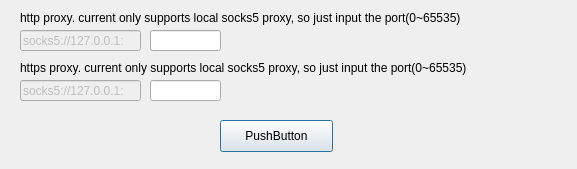
<?xml version="1.0" encoding="UTF-8"?>
<ui version="4.0">
 <class>Dialog</class>
 <widget class="QDialog" name="Dialog">
  <property name="geometry">
   <rect>
    <x>0</x>
    <y>0</y>
    <width>577</width>
    <height>169</height>
   </rect>
  </property>
  <property name="windowTitle">
   <string>Proxy Settings</string>
  </property>
  <property name="modal">
   <bool>false</bool>
  </property>
  <widget class="QLineEdit" name="lineEdit">
   <property name="enabled">
    <bool>false</bool>
   </property>
   <property name="geometry">
    <rect>
     <x>20</x>
     <y>30</y>
     <width>121</width>
     <height>21</height>
    </rect>
   </property>
   <property name="text">
    <string>socks5://127.0.0.1:</string>
   </property>
   <property name="readOnly">
    <bool>true</bool>
   </property>
  </widget>
  <widget class="QLabel" name="label">
   <property name="geometry">
    <rect>
     <x>20</x>
     <y>10</y>
     <width>531</width>
     <height>16</height>
    </rect>
   </property>
   <property name="text">
    <string>http proxy. current only supports local socks5 proxy, so just input the port(0~65535)</string>
   </property>
  </widget>
  <widget class="QLineEdit" name="lineEdit_2">
   <property name="enabled">
    <bool>false</bool>
   </property>
   <property name="geometry">
    <rect>
     <x>20</x>
     <y>80</y>
     <width>121</width>
     <height>21</height>
    </rect>
   </property>
   <property name="text">
    <string>socks5://127.0.0.1:</string>
   </property>
   <property name="readOnly">
    <bool>true</bool>
   </property>
  </widget>
  <widget class="QLineEdit" name="lineEdit_3">
   <property name="geometry">
    <rect>
     <x>150</x>
     <y>30</y>
     <width>71</width>
     <height>21</height>
    </rect>
   </property>
  </widget>
  <widget class="QLineEdit" name="lineEdit_4">
   <property name="geometry">
    <rect>
     <x>150</x>
     <y>80</y>
     <width>71</width>
     <height>21</height>
    </rect>
   </property>
   <property name="inputMask">
    <string notr="true"/>
   </property>
   <property name="text">
    <string notr="true"/>
   </property>
   <property name="placeholderText">
    <string notr="true"/>
   </property>
  </widget>
  <widget class="QLabel" name="label_2">
   <property name="geometry">
    <rect>
     <x>20</x>
     <y>60</y>
     <width>531</width>
     <height>16</height>
    </rect>
   </property>
   <property name="text">
    <string>https proxy. current only supports local socks5 proxy, so just input the port(0~65535)</string>
   </property>
  </widget>
  <widget class="QPushButton" name="pushButton">
   <property name="geometry">
    <rect>
     <x>220</x>
     <y>120</y>
     <width>113</width>
     <height>32</height>
    </rect>
   </property>
   <property name="text">
    <string>PushButton</string>
   </property>
  </widget>
 </widget>
 <resources/>
 <connections/>
</ui>
